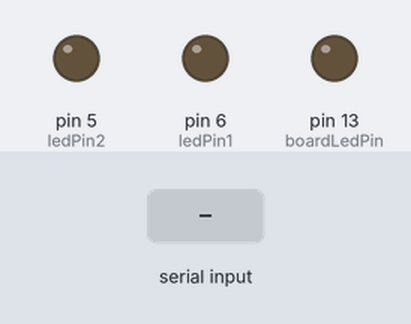
A sketch run on a simulated Arduino Uno, built with avr-gcc and run on an emulated ATmega328P. Parts: output pins drawn as LEDs (lit = HIGH). The inputs (shaded band) are chosen by the test bench. What the sketch prints to the serial monitor is not drawn.

Above: at 1.2 s.
1.3 s: "N001\n" received over the second serial link
At 2.5 s:
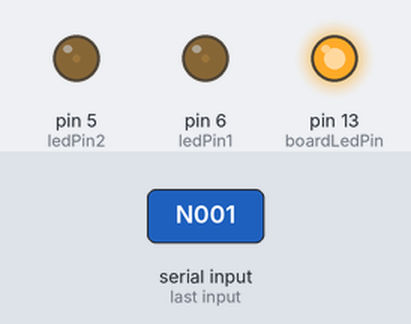
2.8 s: "N" received over the second serial link
At 3.5 s:
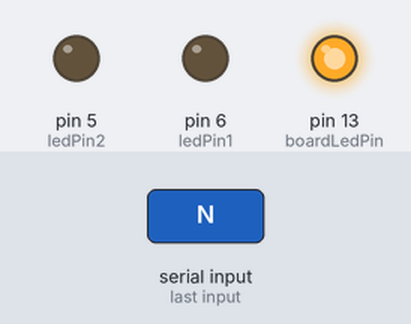
4.3 s: "F" received over the second serial link
At 4.7 s:
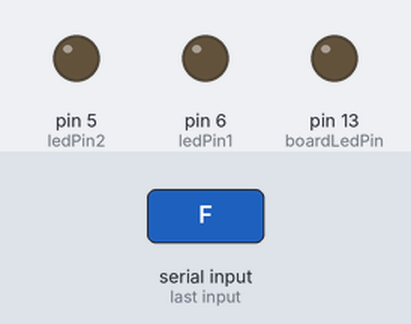
Timing chart, 0 to 7.3 s (numbered marks = the images above; inputs shaded):
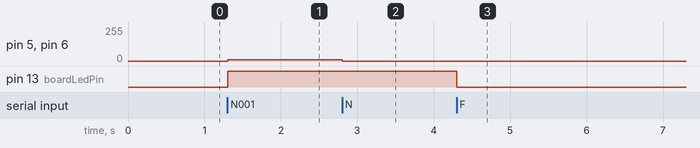

Measured:
- after the input at 1.3 s, pin 5 (ledPin2), pin 6 (ledPin1): 0/255 → 11/255 at once; pin 13 (boardLedPin): LOW → HIGH at once
- after the input at 2.8 s, pin 5 (ledPin2), pin 6 (ledPin1): 11/255 → 0/255 at once
- after the input at 4.3 s, pin 13 (boardLedPin): HIGH → LOW at once

The sketch:

Bluetooth_LED_Control__Arduino_.ino
```cpp
#include <SoftwareSerial.h>
#include <string.h>
// Declare int to tell where each pin is
int rxPin = 0;
int txPin = 1;
int ledPin1 = 6;
int ledPin2 = 5;
int boardLedPin = 13;
int fadeValue;
// Declare a software serial object called HM10 and according to documentation
// it needs the RX and TX pins as an input

SoftwareSerial HM10(rxPin, txPin);

// Declare some variables used to store string input from the HM10

int i = 0;
char appData;
char rawData[4];
String inData = "";

// Initialize a varaible that keeps track of the fadeValue, if there are sudden jumps do not change
// the analog input. Make an exception for the case where we turn off the input

int prevFadeValue = 0;

void setup() {
  // put your setup code here, to run once:
  Serial.begin(9600);
  Serial.println("HM10 serial started at 9600");
  HM10.begin(9600); //set HM10 serial at 9600 baud rate.
  //Make the LED pins an output and turn them off.
  pinMode(ledPin1, OUTPUT);
  analogWrite(ledPin1,0);
  pinMode(ledPin2, OUTPUT);
  analogWrite(ledPin2,0);
  pinMode(boardLedPin, OUTPUT);
  digitalWrite(boardLedPin,LOW);
  memset(rawData, 0, sizeof rawData); // Set the rawData array to null
}

void loop() {
  // put your main code here, to run repeatedly:
HM10.listen();
// Expect a string with format letter followed by numbers N000, F000, N255
while (HM10.available() > 0 && i < 4) {
  delay(1);
  appData = HM10.read();
  rawData[i] = appData;
  i++;
}

// Extract relevant data from rawData if there is something in it. If something
// is sent then update it, if not don't do anything.
if (rawData[0] != 0) {
  inData = extractState(rawData);
  fadeValue = extractIntensity(rawData);
  i = 0; // Reset the array
  memset(rawData, 0, sizeof rawData); // Set the rawData array to null
}


// Once we have the extracted the rawData, we don't need it anymore so always set it to
// "" after extraction


// This is to talk to the HM10 from serial
if (Serial.available()) {
  delay(10);
  HM10.write(Serial.read());
}
// If the inData value is F then turn the LED off.
if (inData == "F") {
  //Serial.println("LED OFF");
  digitalWrite(boardLedPin,LOW);
  analogWrite(ledPin1, 0);
  analogWrite(ledPin2, 0);
  memset(rawData, 0, sizeof rawData); // Set the rawData array to null
  prevFadeValue = 0; // reset the fade value
  delay(1);
}
// if the inData value is N then turn the LED on and analog write the value.
if (inData == "N") {
  // To indicate that we are in the on loop turn the led pin 13 on
  digitalWrite(boardLedPin,HIGH);

  // If the fade value is ever 0 turn stuff off
  if (fadeValue == 0) {
    analogWrite(ledPin1, fadeValue);
    analogWrite(ledPin2, fadeValue);
    prevFadeValue = fadeValue;
  }
  // Only change the fadeValue if the difference is less than 20. Prevent jumps in output greater than 20
  if (abs(fadeValue - prevFadeValue) < 20) {
    analogWrite(ledPin1, fadeValue);
    analogWrite(ledPin2, fadeValue);
    prevFadeValue = fadeValue;
  }
  else {
    Serial.println("Input difference too high");
    fadeValue = prevFadeValue; // The current fadeValue is erroneous so reset the fadeValue to the previous value
  }

  delay(1);
}
}


// Declare a function that spits out the state of the led on/off. Input should be 4 char string
// Example: "N001", "N255" (note that the numbers go from 0 to 255)

String extractState(String data) {
  String interprettedData = String(data[0]);
  return interprettedData;
}

// Declare a function that spits out the intensity value of the LED. Input should be 4 char string
// Example: "N001", "N255" (note that the numbers go from 0 to 255)

int extractIntensity(String data) {
  int stringSize = data.length()-1;
  //Serial.println(stringSize);
  int intensityValue = 0;
  Serial.println(data);
  for (int i = 1; i < stringSize; i++) {
    intensityValue = intensityValue*10 + (int(data[i]) - 48);
  }
  Serial.println(intensityValue);
  return intensityValue;
}
```
